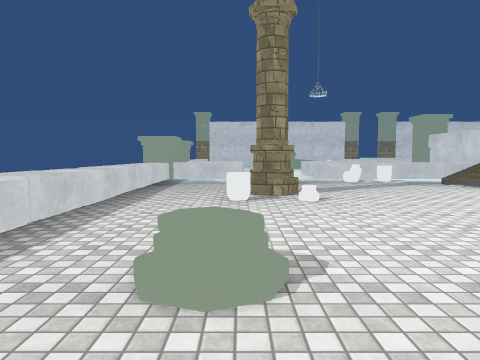
View 1 (above)

12 first-person views from a walk through a scene from a Unity 3-D project. The camera is 1.4 m above the floor, tilts 4° down and sees 70° across. Doors are open. The floor is counted in squares, 2 m on a side. Each view is taken from the middle of a square. On the plan, view 1 faces up. The plan holds only what a view shows up to about 11 squares ahead; the rest is blank. The place goes on beyond the plan. Some surface patterns are stand-ins.

View 2
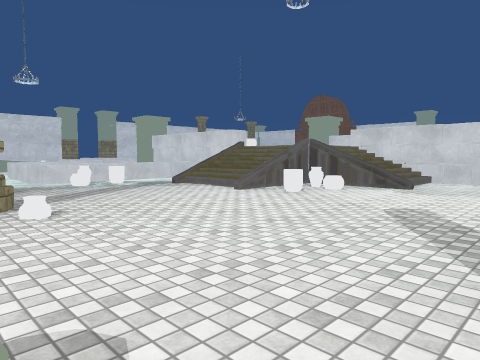

View 3
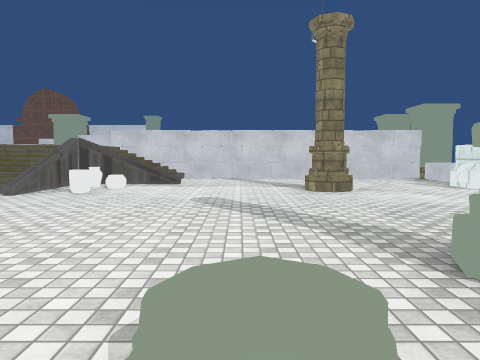

View 4
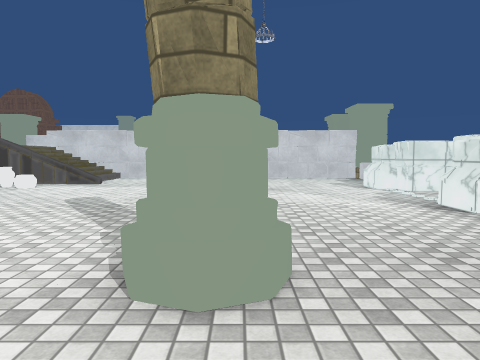

View 5
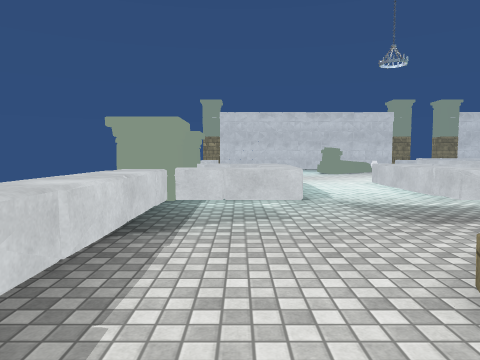

View 6
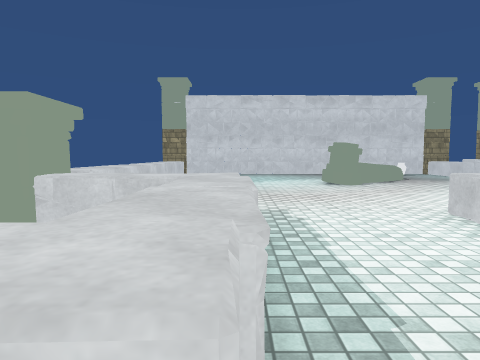

View 7
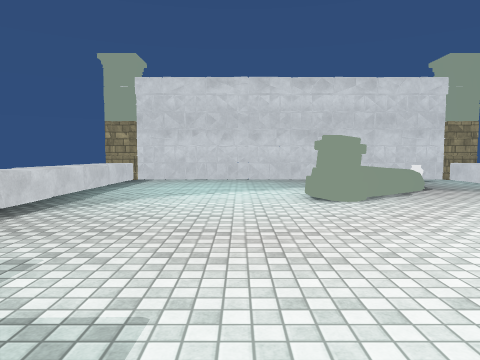

View 8
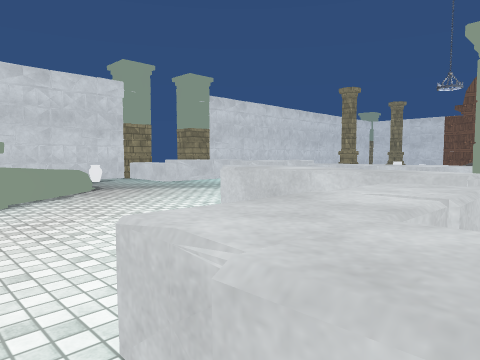

View 9
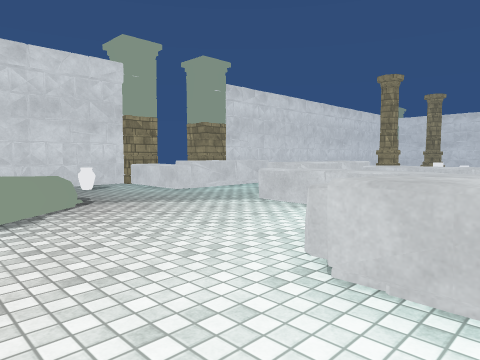

View 10
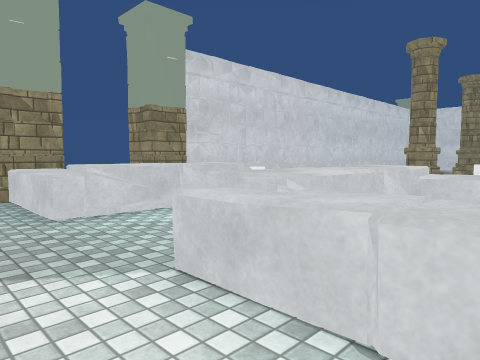

View 11
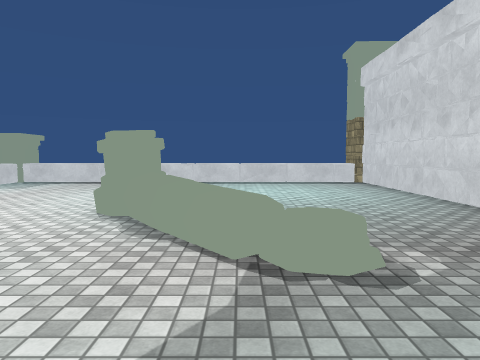

View 12
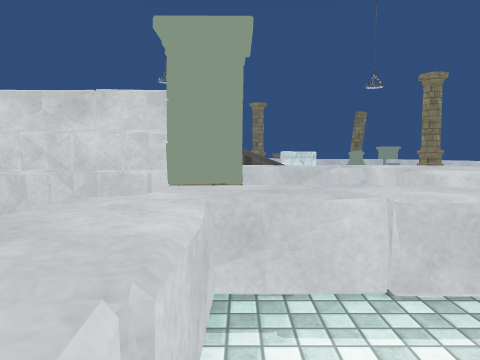

### Floor plan
Key: @ floor where view 1 was taken; # wall or solid block; . main floor; : floor 2 m higher than the main floor; / step, stairs or slope; D open door; = window, fence, low wall or low ledge; ≈ water the walk keeps out of; ^ raised ledge; v drop or lower ground; P pot; I pillar; O other object.
Columns run from 3 left of view 1 to 15 right of it. Each row starts with its distance up from view 1.
 24 II#########I    ###
 23 I..........   #O.
 22 ^........P^^
 21 ^.......#..^^^
 20 ^.....=^.....
 19 ^.....#.......
 18 ^..........^^^
 17 ^..........^ ^
 16 ^.......^^^≈ ^
 15 ^.......^    ^
 14 O#^^..^^^ O^^^
 13 OO^^..^≈≈
 12   v^..^
 11 O#^^..^^^^^
 10 O.....OP...
  9 ^.....P..
  8 ^.......///
  7 ^...I...///
  6 ^..PI...==v::^
  5 ^.......P.P//=
  4 ^........../==
  3 ^............=
  2  ../.........=
  1   ...........#
  0   .@#....I...=
 -1    ..........=
 -2     .........=
 -3       #DDD#..=

Where each view was taken, in squares from view 1:
view 1: 0 up, 0 right, facing up
view 2: 1 up, 0 right, facing up-right
view 3: 2 up, 1 left, facing right
view 4: 0 up, 1 left, facing right
view 5: 5 up, 1 left, facing up
view 6: 10 up, 0 right, facing up
view 7: 13 up, 1 right, facing up
view 8: 13 up, 2 right, facing up-right
view 9: 15 up, 3 right, facing up-right
view 10: 17 up, 6 right, facing up-right
view 11: 20 up, 7 right, facing left
view 12: 18 up, 7 right, facing down
